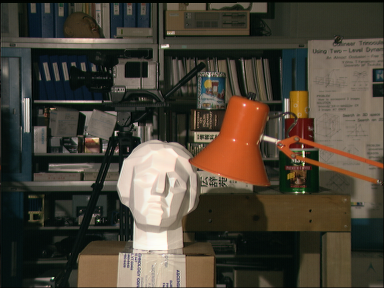
//> input picture submission/exe/img/tsukuba_left.png, 384 x 288 px
$ ./main   (built with g++ and OpenCV 4)
//> lines starting //> are read from the running program, lines starting //| are printed output that depends on the picture
### stereo_vision/main.h
#include <stdio.h>
#include <opencv2\opencv.hpp>


int ex_1();
int ex_2();

void computeCostVolume(const cv::Mat &imgLeft, const cv::Mat &imgRight, std::vector<cv::Mat> &costVolumeLeft, std::vector<cv::Mat> &costVolumeRight,
	int windowSize, int disp);

void compute_cost(cv::Mat &target, const cv::Mat &imgLeft, const cv::Mat &imgRight, int r, int c, int max_rows, int max_cols, int windowSize, int disp);

void selectDisparity(cv::Mat &dispLeft, cv::Mat &dispRight, std::vector<cv::Mat> &costVolumeLeft, std::vector<cv::Mat> &costVolumeRight);

void selectDisparity_v2(cv::Mat &dispLeft, cv::Mat &dispRight, std::vector<cv::Mat> &costVolumeLeft, std::vector<cv::Mat> &costVolumeRight);

### submission/source/main.cpp

#include "main.h"


using namespace cv;

int main() {

	//return ex_1();

	return ex_2();


}

int ex_1(){

	// Task 1

	/*Mat img(500, 500, CV_8UC3, cv::Scalar(0, 255, 0));
	imshow("test", img);
	waitKey(0);*/

	// Task 2

	// Reading left and right images


	string left_path = "img/tsukuba_left.png";
	string right_path = "img/tsukuba_right.png";


	Mat left = imread(left_path);
	Mat right = imread(right_path);

	// Calculating the absolute difference
	Mat diff;
	absdiff(left, right, diff);

	// Rendering the absolute difference to screen
	imshow("Tsukuba: Absolute difference", diff);

	waitKey(0);

	return 0;

}

int ex_2(){


	string left_path = "img/tsukuba_left.png";
	string right_path = "img/tsukuba_right.png";


	Mat left = imread(left_path); // channels are BGR
//> left is the input picture: 288 rows x 384 cols, CV_8UC3; mean B, G, R 55.3, 67.6, 74.7
	Mat right = imread(right_path);
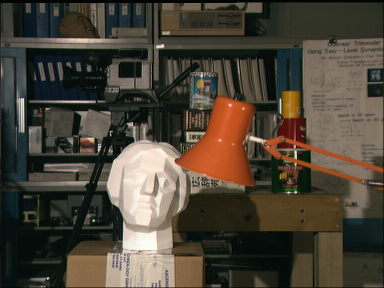
//> input picture submission/exe/img/tsukuba_right.png, 384 x 288 px
//> right is the input picture: 288 rows x 384 cols, CV_8UC3; mean B, G, R 55.4, 67.9, 75.3

	std::vector<Mat> costVolumeLeft;
	std::vector<Mat> costVolumeRight;
	int windowSize = 5;
	int disp = 0;
	int maxDisp = 15;

	for (disp; disp <= maxDisp; disp++)
	{
		computeCostVolume(left, right, costVolumeLeft, costVolumeRight, windowSize, disp);
	}
//> after the loop, disp = 16

	// Create empty gray-scale images
	Mat dispLeft(left.rows, left.cols, CV_8UC1);
	Mat dispRight(right.rows, right.cols, CV_8UC1);

	selectDisparity(dispLeft, dispRight, costVolumeLeft, costVolumeRight);

	// display disparity maps
	imshow("dispLeft", dispLeft);
	imshow("dispRight", dispRight);
	waitKey(0);

	return 0;


}

void computeCostVolume(const Mat &imgLeft, const Mat &imgRight, std::vector<Mat> &costVolumeLeft, std::vector<Mat> &costVolumeRight,
	int windowSize, int disp){

	int max_rows = imgLeft.rows;
	int max_cols = imgLeft.cols;

	Mat leftVolume(max_rows, max_cols, CV_16UC1, 0.0);
	Mat rightVolume(max_rows, max_cols, CV_16UC1, 0.0);

	for (int rows = 0; rows < max_rows; rows++)
	{
		for (int cols = 0; cols < max_cols; cols++)
		{

			compute_cost(leftVolume, imgLeft, imgRight, rows, cols, max_rows, max_cols, windowSize, disp);
			compute_cost(rightVolume, imgRight, imgLeft, rows, cols, max_rows, max_cols, windowSize, disp);

		}
	}

	// [15 lines of commented-out code are left out]

	costVolumeLeft.push_back(leftVolume);
	costVolumeRight.push_back(rightVolume);

}

void compute_cost(cv::Mat &target, const cv::Mat &imgLeft, const cv::Mat &imgRight, int r, int c, int max_rows, int max_cols, int windowSize, int disp){

	int window_off = windowSize / 2;
	int channels = imgLeft.channels();

	Scalar left_s = cv::Scalar(0, 0, 0,0);
	Scalar right_s = cv::Scalar(0, 0, 0,0);

	unsigned int cost = 0;

	for (int q_r = 0; q_r < windowSize; q_r++)
	{
		for (int q_c = 0; q_c < windowSize; q_c++)
		{

			// Calculate the logical index of the pixel and offset it according to the disparity arg
			int idx = q_c + q_r * windowSize;
			idx -= disp;

			int q_c_disp = idx % windowSize;
			int q_r_disp = floor(idx / windowSize);

			// Apply window offset i.e. window element 0 maps to a -2 offset
			int sample_r = r + (q_r - window_off);
			int sample_c = c + (q_c - window_off);

			int sample_r_with_disp = r + (q_r_disp - window_off);
			int sample_c_with_disp = c + (q_c_disp - window_off);

			if (sample_r >= 0 && sample_r < max_rows && sample_c >= 0 && sample_c < max_cols)
				left_s = imgLeft.at<uchar>(sample_r, sample_c);

			if (sample_c_with_disp >= 0 && sample_c_with_disp < max_cols && sample_r_with_disp >= 0 && sample_r_with_disp < max_rows)
				right_s = imgRight.at<uchar>(sample_r_with_disp, sample_c_with_disp);

			for (int channel = 0; channel < channels; channel++)
			{

				cost += abs(left_s[channel] - right_s[channel]);

			}

		}
	}

	target.at<unsigned short>(r, c) = cost;

	// Sanity Check
	//Scalar t = target.at<unsigned short>(r, c);
	//int v = t[0];

}

void selectDisparity(Mat &dispLeft, Mat &dispRight, vector<Mat> &costVolumeLeft, vector<Mat> &costVolumeRight){

	int disparityScale = 16;
	float disparityPLeft = 255;
	float disparityPRight = 255;
	float costVolumeLeftXY = 0;
	float costVolumeRightXY = 0;

	// loop through pixels
	for (int x = 0; x<dispLeft.rows; ++x) {
		for (int y = 0; y<dispLeft.cols; ++y) {

			// loop through disparity values
			for (int i = 0; i<costVolumeRight.size(); i++) {

				unsigned short valueLeft = costVolumeLeft.at(i).at<unsigned short>(x,y);
				costVolumeLeftXY = static_cast<float>(valueLeft);
				unsigned short valueRight = costVolumeRight.at(i).at<unsigned short>(x,y);
				costVolumeRightXY = static_cast<float>(valueRight);

				// minimize cost volumes
				if (costVolumeLeftXY < disparityPLeft) {
					disparityPLeft = costVolumeLeftXY;
				}
				if (costVolumeRightXY < disparityPRight) {
					disparityPRight = costVolumeRightXY;
				}
			}

			dispLeft.at<uchar>(x, y) = disparityPLeft*disparityScale;			//set pixel in desparity map
			dispRight.at<uchar>(x, y) = disparityPRight*disparityScale;			//set pixel in desparity map

			// reset comparison values for next pixel
			disparityPLeft = 255;
			disparityPRight = 255;
		}
	}
//> this loop made 288 passes
//> (costVolumeLeftXY, costVolumeRightXY) on passes 1 to 3: (21, 22), (374, 307), (731, 597)
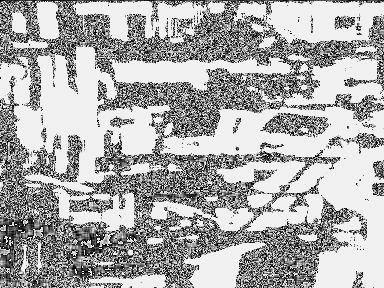
//> dispLeft: 288 rows x 384 cols, CV_8UC1; min 0, max 240, mean 171.2
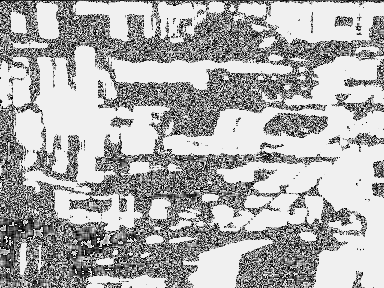
//> dispRight: 288 rows x 384 cols, CV_8UC1; min 0, max 240, mean 173.5
//> after the loop, costVolumeLeftXY = 1117; costVolumeRightXY = 1927; disparityPLeft = 255; disparityPRight = 255
}
